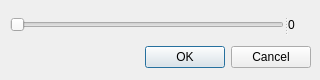
<?xml version="1.0" encoding="UTF-8"?>
<ui version="4.0">
 <class>thresholdDialoh</class>
 <widget class="QDialog" name="thresholdDialoh">
  <property name="windowModality">
   <enum>Qt::NonModal</enum>
  </property>
  <property name="geometry">
   <rect>
    <x>0</x>
    <y>0</y>
    <width>320</width>
    <height>80</height>
   </rect>
  </property>
  <property name="windowTitle">
   <string>Wybierz stopień progowania</string>
  </property>
  <widget class="QWidget" name="layoutWidget">
   <property name="geometry">
    <rect>
     <x>10</x>
     <y>10</y>
     <width>301</width>
     <height>61</height>
    </rect>
   </property>
   <property name="maximumSize">
    <size>
     <width>16777215</width>
     <height>61</height>
    </size>
   </property>
   <layout class="QVBoxLayout" name="verticalLayout_5">
    <item>
     <widget class="QSplitter" name="splitter_2">
      <property name="maximumSize">
       <size>
        <width>16777215</width>
        <height>30</height>
       </size>
      </property>
      <property name="orientation">
       <enum>Qt::Horizontal</enum>
      </property>
      <widget class="QSplitter" name="splitter">
       <property name="maximumSize">
        <size>
         <width>16777215</width>
         <height>30</height>
        </size>
       </property>
       <property name="orientation">
        <enum>Qt::Horizontal</enum>
       </property>
       <widget class="QWidget" name="layoutWidget_2">
        <property name="maximumSize">
         <size>
          <width>16777215</width>
          <height>30</height>
         </size>
        </property>
        <layout class="QHBoxLayout" name="horizontalLayout">
         <item>
          <layout class="QVBoxLayout" name="verticalLayout_2"/>
         </item>
         <item>
          <layout class="QVBoxLayout" name="verticalLayout_4">
           <item>
            <widget class="QSlider" name="partSlider">
             <property name="maximumSize">
              <size>
               <width>16777215</width>
               <height>22</height>
              </size>
             </property>
             <property name="maximum">
              <number>255</number>
             </property>
             <property name="orientation">
              <enum>Qt::Horizontal</enum>
             </property>
            </widget>
           </item>
          </layout>
         </item>
        </layout>
       </widget>
       <widget class="QWidget" name="layoutWidget_3">
        <property name="maximumSize">
         <size>
          <width>16777215</width>
          <height>30</height>
         </size>
        </property>
        <layout class="QVBoxLayout" name="verticalLayout">
         <item>
          <widget class="QLabel" name="partitionVal">
           <property name="maximumSize">
            <size>
             <width>16777215</width>
             <height>28</height>
            </size>
           </property>
           <property name="text">
            <string>0</string>
           </property>
          </widget>
         </item>
        </layout>
       </widget>
      </widget>
     </widget>
    </item>
    <item>
     <widget class="QDialogButtonBox" name="buttonBox">
      <property name="maximumSize">
       <size>
        <width>16777215</width>
        <height>23</height>
       </size>
      </property>
      <property name="orientation">
       <enum>Qt::Horizontal</enum>
      </property>
      <property name="standardButtons">
       <set>QDialogButtonBox::Cancel|QDialogButtonBox::Ok</set>
      </property>
     </widget>
    </item>
   </layout>
  </widget>
 </widget>
 <resources/>
 <connections>
  <connection>
   <sender>partSlider</sender>
   <signal>valueChanged(int)</signal>
   <receiver>partitionVal</receiver>
   <slot>setNum(int)</slot>
   <hints>
    <hint type="sourcelabel">
     <x>56</x>
     <y>28</y>
    </hint>
    <hint type="destinationlabel">
     <x>296</x>
     <y>26</y>
    </hint>
   </hints>
  </connection>
  <connection>
   <sender>buttonBox</sender>
   <signal>accepted()</signal>
   <receiver>thresholdDialoh</receiver>
   <slot>accept()</slot>
   <hints>
    <hint type="sourcelabel">
     <x>167</x>
     <y>59</y>
    </hint>
    <hint type="destinationlabel">
     <x>169</x>
     <y>191</y>
    </hint>
   </hints>
  </connection>
  <connection>
   <sender>buttonBox</sender>
   <signal>rejected()</signal>
   <receiver>thresholdDialoh</receiver>
   <slot>reject()</slot>
   <hints>
    <hint type="sourcelabel">
     <x>282</x>
     <y>63</y>
    </hint>
    <hint type="destinationlabel">
     <x>286</x>
     <y>179</y>
    </hint>
   </hints>
  </connection>
 </connections>
</ui>
